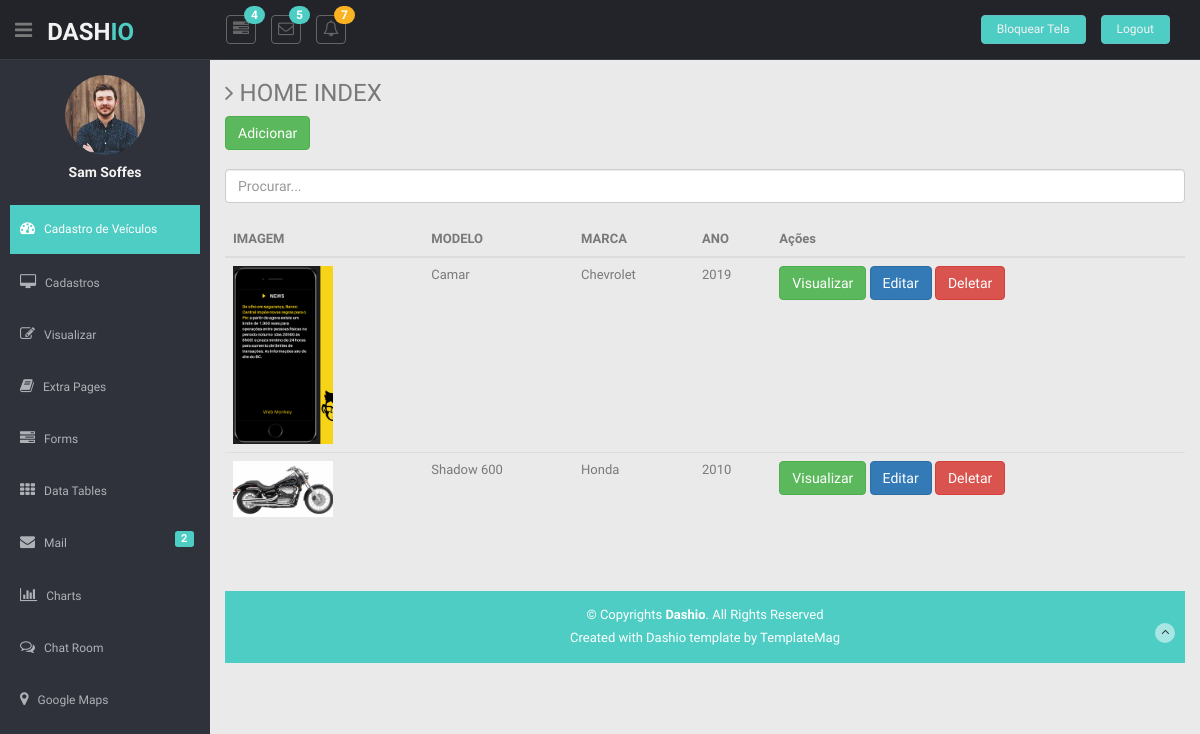
Before: / (signed in) with the older database file.
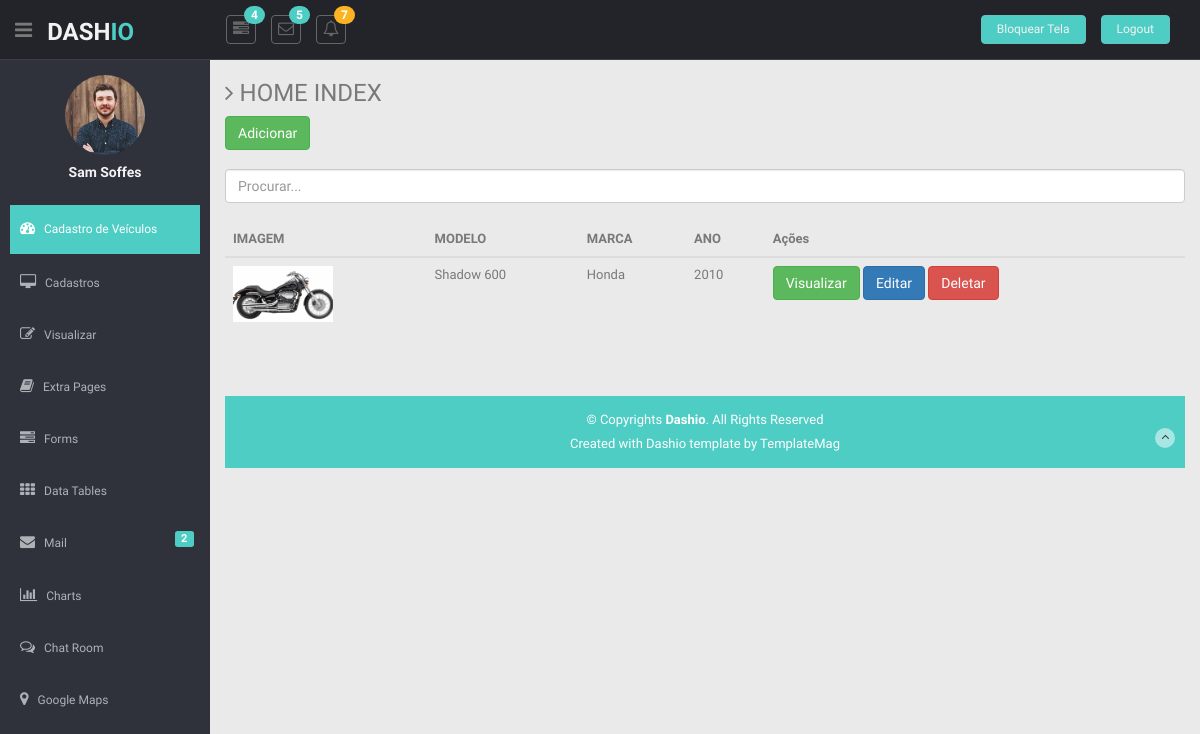
After: the same page with the newer database file.
### app/models.py (models this page shows)
class Carros(models.Model):
    modelo          =   models.CharField(max_length=150)
    marca           =   models.CharField(max_length=100)
    ano             =   models.IntegerField()
    image           =   models.ImageField(upload_to='media/')
    class Meta:
        db_table = "app_carros"

### app/views.py (the view)
# urls.py: path('', home, name='home'),
@login_required
def home(request):
    data = {}
    search = request.GET.get('search')
    if search:
        data['db'] = Carros.objects.filter(modelo__icontains=search)
    else:
        data['db'] = Carros.objects.all()
    return render (request, 'index.html', data)

### app/templates/index.html (shortened to what this page needs)
{% extends 'base.html' %}
{% load static %}
{% block content %}
 <section id="main-content">
      <section class="wrapper">
        <h3><i class="fa fa-angle-right"></i> HOME INDEX </h3>
<left>
 <a href="/form " class="btn btn-success" > Adicionar  </a> </left> <br> <br>
<form method="get">
<input type="text" id="search" name="search" class="form-control" placeholder="Procurar..."
<br> <br>
 </center> </body>
<table class="table">
  <thead>
    <tr>
      <th scope="col">IMAGEM</th>
      <th scope="col">MODELO</th>
      <th scope="col">MARCA</th>
      <th scope="col">ANO</th>
      <th scope="col">Ações</th>
    </tr>
  </thead>
  <tbody>
  {% for dbs in db %}
    <tr>
    {% if dbs.image %}
      <td><img src="{{dbs.image.url}}" width="100"/> </td>
      {%endif%}
      <td>{{dbs.modelo}}</td>
      <td>{{dbs.marca}}</td>
      <td>{{dbs.ano}}</td>
      <td>
          <a href="/view/{{dbs.id}}/"  class="btn btn-success"> Visualizar </a>
          <a href="/edit/{{dbs.id}}/"   class="btn btn-primary"> Editar </a>
          <a href="/delete/{{dbs.id}}/" class="btn btn-danger btnDel"> Deletar </a>
      </td>
    </tr>
  {% endfor %}
  </tbody>
</table>
           {%endblock%}

### app/templates/base.html (shortened to what this page needs)
{%load static %}
<!DOCTYPE html>
<html lang="pt-br">
<head>
  <link href="{% static 'lib/bootstrap/css/bootstrap.min.css' %}" rel="stylesheet">
  <link href="{% static 'lib/font-awesome/css/font-awesome.css' %}" rel="stylesheet" />
  <link rel="stylesheet" type="text/css" href="{%static 'css/zabuto_calendar.css' %}">
  <link rel="stylesheet" type="text/css" href="{%static 'lib/gritter/css/jquery.gritter.css' %}" />
  <link href="{% static 'css/style.css' %}" rel="stylesheet">
  <link href="{% static 'css/style-responsive.css' %}" rel="stylesheet">
</head>
<body>
  <section id="container">
    <header class="header black-bg">
      <div class="sidebar-toggle-box">
        <div class="fa fa-bars tooltips" data-placement="right" data-original-title="Toggle Navigation"></div>
      </div>
      <a href="index.html" class="logo"><b>DASH<span>IO</span></b></a>
      <div class="nav notify-row" id="top_menu">
        <ul class="nav top-menu">
          <li class="dropdown">
            <a data-toggle="dropdown" class="dropdown-toggle" href="index.html#">
              <i class="fa fa-tasks"></i>
              <span class="badge bg-theme">4</span>
              </a>
          </li>
          <li id="header_inbox_bar" class="dropdown">
            <a data-toggle="dropdown" class="dropdown-toggle" href="index.html#">
              <i class="fa fa-envelope-o"></i>
              <span class="badge bg-theme">5</span>
              </a>
          </li>
          <li id="header_notification_bar" class="dropdown">
            <a data-toggle="dropdown" class="dropdown-toggle" href="index.html#">
              <i class="fa fa-bell-o"></i>
              <span class="badge bg-warning">7</span>
              </a>
          </li>
        </ul>
      </div>
      <div class="top-menu">
        <ul class="nav pull-right top-menu">
            <li><a class="logout" href="../bloqueartela">Bloquear Tela</a></li>
          <li><a class="logout" href="../accounts/login">Logout</a></li>
        </ul>
      </div>
    </header>
    <aside>
      <div id="sidebar" class="nav-collapse ">
        <ul class="sidebar-menu" id="nav-accordion">
          <p class="centered"><a href="profile.html"><img src="{% static 'img/ui-sam.jpg' %}" class="img-circle" width="80"></a></p>
          <h5 class="centered">Sam Soffes</h5>
          <li class="mt">
            <a class="active" href="../">
              <i class="fa fa-dashboard"></i>
              <span>Cadastro de Veículos</span>
              </a>
          </li>
          <li class="sub-menu">
            <a href="javascript:;">
              <i class="fa fa-desktop"></i>
              <span>Cadastros</span>
              </a>
          </li>
          <li class="sub-menu">
            <a href="javascript:;">
              <i class="fa fa-edit"></i>
              <span>Visualizar</span>
              </a>
          </li>
          <li class="sub-menu">
            <a href="javascript:;">
              <i class="fa fa-book"></i>
              <span>Extra Pages</span>
              </a>
          </li>
          <li class="sub-menu">
            <a href="javascript:;">
              <i class="fa fa-tasks"></i>
              <span>Forms</span>
              </a>
          </li>
          <li class="sub-menu">
            <a href="javascript:;">
              <i class="fa fa-th"></i>
              <span>Data Tables</span>
              </a>
          </li>
          <li>
            <a href="inbox.html">
              <i class="fa fa-envelope"></i>
              <span>Mail </span>
              <span class="label label-theme pull-right mail-info">2</span>
              </a>
          </li>
          <li class="sub-menu">
            <a href="javascript:;">
              <i class=" fa fa-bar-chart-o"></i>
              <span>Charts</span>
              </a>
          </li>
          <li class="sub-menu">
            <a href="javascript:;">
              <i class="fa fa-comments-o"></i>
              <span>Chat Room</span>
              </a>
          </li>
          <li>
            <a href="google_maps.html">
              <i class="fa fa-map-marker"></i>
              <span>Google Maps </span>
              </a>
          </li>
        </ul>
      </div>
    </aside>
    {%block content%} {%endblock%}
    <footer class="site-footer">
      <div class="text-center">
        <p>
          &copy; Copyrights <strong>Dashio</strong>. All Rights Reserved
        </p>
        <div class="credits">
          Created with Dashio template by <a href="https://templatemag.com/">TemplateMag</a>
        </div>
        <a href="index.html#" class="go-top">
          <i class="fa fa-angle-up"></i>
          </a>
      </div>
    </footer>
</body>
</html>

### app/static/css/style.css (style rules this page uses)
body { color: #797979; background: #eaeaea; font-family: 'Ruda', sans-serif; padding: 0px !important; margin: 0px !important; font-size:13px; }
ul li { list-style: none; }
a, a:hover, a:focus { text-decoration: none; outline: none; }
#container { width: 100%; height: 100%; }
.bg-theme { background-color: #4ECDC4; }
.centered { text-align: center; }
.mt { margin-top: 25px; }
.label-theme { background-color: #4ECDC4; }
ul.top-menu > li > .logout { color: #f2f2f2; font-size: 12px; border-radius: 4px; -webkit-border-radius: 4px; border: 1px solid #64c3c2 !important; padding: 5px 15px; margin-right: 15px; background: #4ECDC4; margin-top: 15px; }
#sidebar { width: 210px; height: 100%; position: fixed; background: #2f323a; }
#sidebar h5 { color: #f2f2f2; font-weight: 700; }
#sidebar ul li { position: relative; }
ul.sidebar-menu , ul.sidebar-menu li ul.sub { margin: -2px 0 0; padding: 0; }
ul.sidebar-menu { margin-top: 75px; }
ul.sidebar-menu li { margin-bottom: 5px; margin-left:10px; margin-right:10px; }
ul.sidebar-menu li.sub-menu { line-height: 15px; }
ul.sidebar-menu li a span { display: inline-block; }
ul.sidebar-menu li a { color: #aeb2b7; text-decoration: none; display: block; padding: 15px 0 15px 10px; font-size: 12px; outline: none; -webkit-transition: all 0.3s ease; -moz-transition: all 0.3s ease; -o-transition: all 0.3s ease; -ms-transition: all 0.3s ease; transition: all 0.3s ease; }
ul.sidebar-menu li a.active, ul.sidebar-menu li a:hover, ul.sidebar-menu li a:focus { background: #4ECDC4; color: #fff; display: block; -webkit-transition: all 0.3s ease; -moz-transition: all 0.3s ease; -o-transition: all 0.3s ease; -ms-transition: all 0.3s ease; transition: all 0.3s ease; }
ul.sidebar-menu li a i { font-size: 15px; padding-right: 6px; }
ul.sidebar-menu li a.active i { color: #fff; }
.mail-info, .mail-info:hover { margin: -3px 6px 0 0; font-size: 11px; }
#main-content { margin-left: 210px; }
.header, .footer { min-height: 60px; padding: 0 15px; }
.header { position: fixed; left: 0; right: 0; z-index: 1002; }
.black-bg { background: #22242a; border-bottom: 1px solid #393d46; }
.wrapper { display: inline-block; margin-top: 60px; padding-left: 15px; padding-right: 15px; padding-bottom: 15px; padding-top: 0px; width: 100%; }
a.logo { font-size: 24px; color: #f2f2f2; float: left; margin-top: 15px; text-transform: uppercase; }
a.logo b { font-weight: 900; }
a.logo span { color: #4ECDC4; }
#top_menu .nav > li, ul.top-menu > li { float: left; }
.notify-row { float: left; margin-top: 15px; margin-left: 92px; }
ul.top-menu > li > a { color: #666666; font-size: 16px; border-radius: 4px; -webkit-border-radius: 4px; border:1px solid #666666 !important; padding: 2px 6px; margin-right: 15px; }
.notify-row .badge { position: absolute; right: -10px; top: -10px; z-index: 100; }
.sidebar-toggle-box { float: left; padding-right: 15px; margin-top: 20px; }
.sidebar-toggle-box .fa-bars { cursor: pointer; display: inline-block; font-size: 20px; }
.badge.bg-warning { background: #FCB322; }
.site-footer { background: #4ECDC4; color: #fff; padding: 15px 0; }
.site-footer p { margin-bottom: 5px; }
.credits, .credits a { color: #fff; }
.go-top { margin-right: 1%; margin-top: -25px; float: right; background: rgba(255,255,255,.5); width: 20px; height: 20px; border-radius: 50%; -webkit-border-radius: 50%; }
.go-top i { color: #2A3542; }

Changed rows visible on the page:
removed Carros: image (picture), modelo "Camar", marca "Chevrolet", ano "2019"
